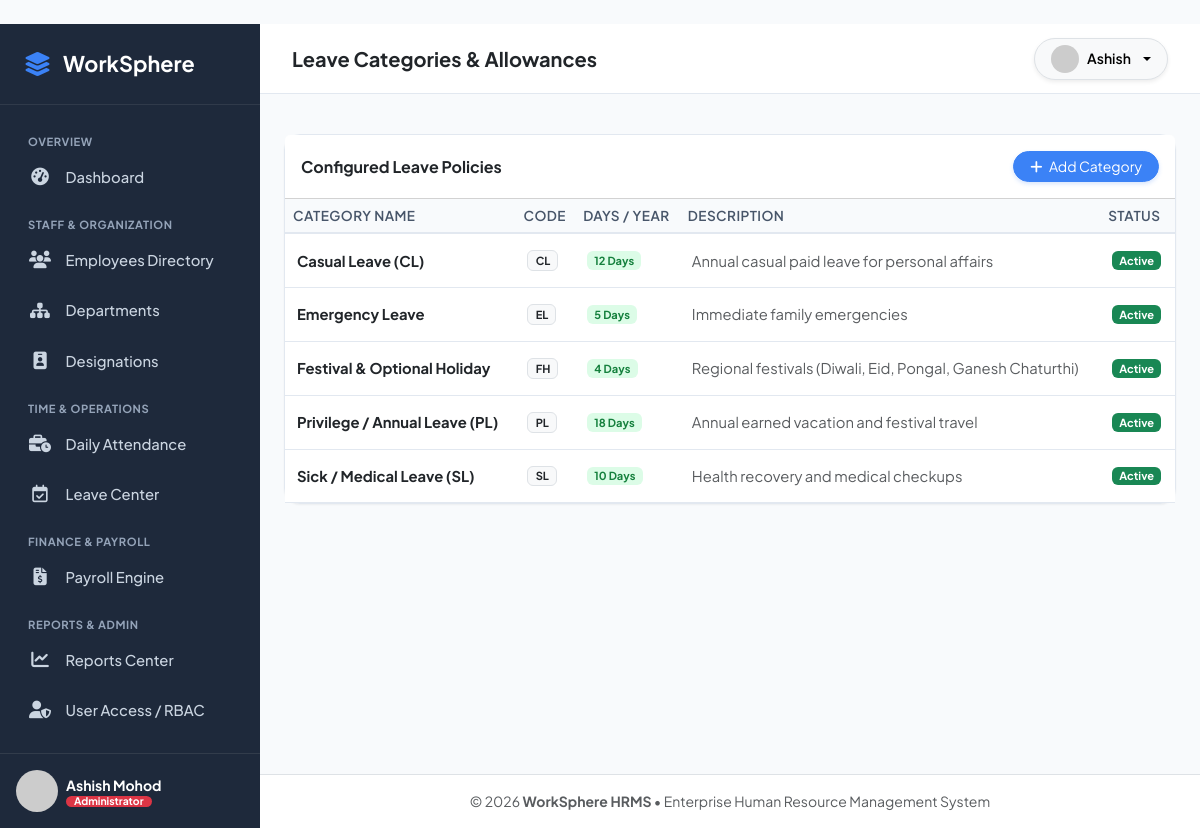
The page /leaves/types/ (signed in) on the database its author committed.
### accounts/models.py (models this page shows, shortened)
class User(AbstractUser):
    role = models.CharField(
        max_length=20,
        choices=UserRole.choices,
        default=UserRole.EMPLOYEE,
        help_text="Role determining access permissions within WorkSphere."
    )
    phone = models.CharField(max_length=20, blank=True, null=True)
    profile_picture = models.ImageField(upload_to='avatars/', blank=True, null=True)
    is_verified = models.BooleanField(default=True)
    created_at = models.DateTimeField(auto_now_add=True)
    updated_at = models.DateTimeField(auto_now=True)
    @property
    def get_role_badge(self):
        badges = {
            UserRole.ADMIN: 'bg-danger',
            UserRole.HR: 'bg-primary',
            UserRole.EMPLOYEE: 'bg-info text-dark',
        }
        return badges.get(self.role, 'bg-secondary')
    @property
    def get_avatar_url(self):
        if self.profile_picture and hasattr(self.profile_picture, 'url'):
            return self.profile_picture.url
        return f"https://ui-avatars.com/api/?name={self.get_full_name() or self.username}&background=2563eb&color=fff"

### leave_management/models.py (models this page shows, shortened)
class LeaveType(models.Model):
    name = models.CharField(max_length=50, unique=True)
    code = models.CharField(max_length=10, unique=True)
    days_allowed = models.PositiveIntegerField(default=12, help_text="Total days permitted per year")
    description = models.TextField(blank=True)
    is_active = models.BooleanField(default=True)
    class Meta:
        ordering = ['name']

### leave_management/views.py (the view)
# urls.py: path('types/', views.leave_type_list_view, name='leave_type_list'),
@login_required
@hr_required
def leave_type_list_view(request):
    leave_types = LeaveType.objects.all()
    return render(request, 'leave_management/leave_type_list.html', {'leave_types': leave_types})

### templates/leave_management/leave_type_list.html (shortened to what this page needs)
﻿{% extends 'base.html' %}
{% block page_title %}Leave Categories & Allowances{% endblock %}
{% block content %}
<div class="card card-custom">
    <div class="card-header bg-white p-3 d-flex justify-content-between align-items-center">
        <h6 class="fw-bold mb-0 text-dark">Configured Leave Policies</h6>
        <a href="{% url 'leave_management:leave_type_create' %}" class="btn btn-sm btn-primary rounded-pill px-3">
            <i class="fa-solid fa-plus me-1"></i> Add Category
        </a>
    </div>
    <div class="table-responsive">
        <table class="table table-custom table-hover align-middle mb-0">
            <thead>
                <tr>
                    <th>Category Name</th>
                    <th>Code</th>
                    <th>Days / Year</th>
                    <th>Description</th>
                    <th>Status</th>
                </tr>
            </thead>
            <tbody>
                {% for t in leave_types %}
                <tr>
                    <td class="fw-bold text-dark">{{ t.name }}</td>
                    <td><span class="badge bg-light text-dark border">{{ t.code }}</span></td>
                    <td><span class="badge badge-active">{{ t.days_allowed }} Days</span></td>
                    <td class="text-muted small">{{ t.description|default:'-' }}</td>
                    <td>
                        {% if t.is_active %}
                        <span class="badge bg-success">Active</span>
                        {% else %}
                        <span class="badge bg-secondary">Inactive</span>
                        {% endif %}
                    </td>
                </tr>
                {% empty %}
                <tr><td colspan="5" class="text-center py-4 text-muted">No leave categories defined.</td></tr>
                {% endfor %}
            </tbody>
        </table>
    </div>
</div>
{% endblock %}

### templates/base.html (shortened to what this page needs)
﻿<!DOCTYPE html>
<html lang="en">
<head>
    <link href="https://cdn.jsdelivr.net/npm/bootstrap@5.3.2/dist/css/bootstrap.min.css" rel="stylesheet">
    <link rel="stylesheet" href="https://cdnjs.cloudflare.com/ajax/libs/font-awesome/6.5.1/css/all.min.css">
    {% load static %}
    <link rel="stylesheet" href="{% static 'css/style.css' %}">
</head>
<body>
    <div id="app-wrapper">
        <aside id="sidebar">
            <div class="sidebar-brand">
                <i class="fa-solid fa-layer-group fs-4"></i>
                <span>WorkSphere</span>
            </div>
            <ul class="sidebar-menu">
                <li class="menu-header">Overview</li>
                <li>
                    <a href="{% url 'dashboard:index' %}" class="sidebar-link {% if request.resolver_match.app_name == 'dashboard' and request.resolver_match.url_name == 'index' %}active{% endif %}">
                        <i class="fa-solid fa-gauge-high"></i>
                        <span>Dashboard</span>
                    </a>
                </li>
                {% if user.role == 'ADMIN' or user.role == 'HR' or user.is_superuser %}
                <li class="menu-header">Staff & Organization</li>
                <li>
                    <a href="{% url 'employees:list' %}" class="sidebar-link {% if request.resolver_match.app_name == 'employees' and 'department' not in request.path and 'designation' not in request.path %}active{% endif %}">
                        <i class="fa-solid fa-users"></i>
                        <span>Employees Directory</span>
                    </a>
                </li>
                <li>
                    <a href="{% url 'employees:department_list' %}" class="sidebar-link {% if 'departments' in request.path %}active{% endif %}">
                        <i class="fa-solid fa-sitemap"></i>
                        <span>Departments</span>
                    </a>
                </li>
                <li>
                    <a href="{% url 'employees:designation_list' %}" class="sidebar-link {% if 'designations' in request.path %}active{% endif %}">
                        <i class="fa-solid fa-id-badge"></i>
                        <span>Designations</span>
                    </a>
                </li>
                {% endif %}
                <li class="menu-header">Time & Operations</li>
                <li>
                    <a href="{% url 'attendance:list' %}" class="sidebar-link {% if request.resolver_match.app_name == 'attendance' and request.resolver_match.url_name == 'list' %}active{% endif %}">
                        <i class="fa-solid fa-business-time"></i>
                        <span>Daily Attendance</span>
                    </a>
                </li>
                <li>
                    <a href="{% url 'leave_management:list' %}" class="sidebar-link {% if request.resolver_match.app_name == 'leave_management' and request.resolver_match.url_name == 'list' %}active{% endif %}">
                        <i class="fa-regular fa-calendar-check"></i>
                        <span>Leave Center</span>
                    </a>
                </li>
                <li class="menu-header">Finance & Payroll</li>
                <li>
                    <a href="{% url 'payroll:list' %}" class="sidebar-link {% if request.resolver_match.app_name == 'payroll' and request.resolver_match.url_name == 'list' %}active{% endif %}">
                        <i class="fa-solid fa-file-invoice-dollar"></i>
                        <span>Payroll Engine</span>
                    </a>
                </li>
                {% if user.role == 'ADMIN' or user.role == 'HR' or user.is_superuser %}
                <li class="menu-header">Reports & Admin</li>
                <li>
                    <a href="{% url 'dashboard:reports' %}" class="sidebar-link {% if request.resolver_match.url_name == 'reports' %}active{% endif %}">
                        <i class="fa-solid fa-chart-line"></i>
                        <span>Reports Center</span>
                    </a>
                </li>
                <li>
                    <a href="{% url 'accounts:user_list' %}" class="sidebar-link {% if request.resolver_match.app_name == 'accounts' and request.resolver_match.url_name == 'user_list' %}active{% endif %}">
                        <i class="fa-solid fa-user-shield"></i>
                        <span>User Access / RBAC</span>
                    </a>
                </li>
                {% endif %}
            </ul>
            <div class="p-3 border-top border-secondary border-opacity-25 mt-auto">
                <div class="d-flex align-items-center gap-2">
                    <img src="{{ user.get_avatar_url }}" alt="{{ user.username }}" class="avatar-img">
                    <div class="overflow-hidden">
                        <div class="text-white fw-bold text-truncate small">{{ user.get_full_name|default:user.username }}</div>
                        <span class="badge {{ user.get_role_badge }} py-0 px-2 small" style="font-size: 0.65rem;">{{ user.get_role_display }}</span>
                    </div>
                </div>
            </div>
        </aside>
        <div id="main-content">
            <header class="top-navbar">
                <div class="d-flex align-items-center gap-3">
                    <h5 class="fw-bold mb-0 text-dark">{% block page_title %}Dashboard{% endblock %}</h5>
                </div>
                <div class="d-flex align-items-center gap-3">
                    <div class="dropdown">
                        <button class="btn btn-light d-flex align-items-center gap-2 rounded-pill px-3 border dropdown-toggle shadow-sm" type="button" data-bs-toggle="dropdown">
                            <img src="{{ user.get_avatar_url }}" class="rounded-circle" width="28" height="28" alt="avatar">
                            <span class="fw-semibold small d-none d-md-inline">{{ user.first_name|default:user.username }}</span>
                        </button>
                    </div>
                </div>
            </header>
            <div class="px-4 pt-3">
            </div>
            <main class="flex-grow-1 p-4">
                {% block content %}{% endblock %}
            </main>
            <footer class="bg-white border-top py-3 px-4 text-center text-muted small">
                <span>&copy; 2026 <strong>WorkSphere HRMS</strong> &bull; Enterprise Human Resource Management System</span>
            </footer>
        </div>
    </div>
</body>
</html>

### static/css/style.css (style rules this page uses)
body { background-color: #f8fafc; color: var(--text-main); font-family: 'Plus Jakarta Sans', system-ui, -apple-system, sans-serif; min-height: 100vh; display: flex; flex-direction: column; }
#app-wrapper { display: flex; width: 100%; min-height: 100vh; }
#sidebar { width: 260px; background-color: var(--sidebar-bg); color: #f8fafc; flex-shrink: 0; display: flex; flex-direction: column; transition: all 0.3s ease; z-index: 1000; }
#sidebar .sidebar-brand { padding: 1.5rem; font-size: 1.35rem; font-weight: 700; color: #ffffff; display: flex; align-items: center; gap: 0.75rem; border-bottom: 1px solid rgba(255, 255, 255, 0.08); }
#sidebar .sidebar-brand i { color: var(--primary-color); }
#sidebar .sidebar-menu { padding: 1rem 0.75rem; list-style: none; margin: 0; flex-grow: 1; overflow-y: auto; }
.menu-header { font-size: 0.7rem; text-transform: uppercase; letter-spacing: 0.05em; color: #94a3b8; padding: 0.75rem 1rem 0.25rem; font-weight: 700; }
.sidebar-link { display: flex; align-items: center; gap: 0.85rem; padding: 0.75rem 1rem; color: #cbd5e1; text-decoration: none; border-radius: var(--radius-md); font-weight: 500; font-size: 0.925rem; margin-bottom: 0.25rem; transition: all 0.2s ease; }
.sidebar-link i { font-size: 1.1rem; width: 24px; text-align: center; }
#main-content { flex-grow: 1; display: flex; flex-direction: column; min-width: 0; overflow-x: hidden; }
.top-navbar { background: #ffffff; border-bottom: 1px solid var(--border-color); padding: 0.85rem 2rem; display: flex; align-items: center; justify-content: space-between; position: sticky; top: 0; z-index: 900; }
.card-custom { background: #ffffff; border: 1px solid var(--border-color); border-radius: var(--radius-lg); box-shadow: var(--shadow-sm); }
.badge-active { background-color: #dcfce7; color: #15803d; }
.btn-primary { background-color: var(--primary-color); border-color: var(--primary-color); box-shadow: 0 2px 4px rgba(59, 130, 246, 0.2); }
.table-custom th { background-color: #f8fafc; color: #475569; font-weight: 600; font-size: 0.85rem; text-transform: uppercase; letter-spacing: 0.03em; border-bottom: 2px solid var(--border-color); }
.table-custom td { vertical-align: middle; font-size: 0.925rem; border-bottom: 1px solid var(--border-color); padding: 1rem 0.75rem; }
.avatar-img { width: 42px; height: 42px; border-radius: 50%; object-fit: cover; }

### rows shown on the page
User: get_full_name "Ashish Mohod", role "Administrator", first_name "Ashish"
LeaveType: name "Casual Leave (CL)", code "CL", days_allowed "12", description "Annual casual paid leave for personal affairs", is_active "Active"
LeaveType: name "Emergency Leave", code "EL", days_allowed "5", description "Immediate family emergencies", is_active "Active"
LeaveType: name "Festival & Optional Holiday", code "FH", days_allowed "4", description "Regional festivals (Diwali, Eid, Pongal, Ganesh Chaturthi)", is_active "Active"
LeaveType: name "Privilege / Annual Leave (PL)", code "PL", days_allowed "18", description "Annual earned vacation and festival travel", is_active "Active"
LeaveType: name "Sick / Medical Leave (SL)", code "SL", days_allowed "10", description "Health recovery and medical checkups", is_active "Active"
